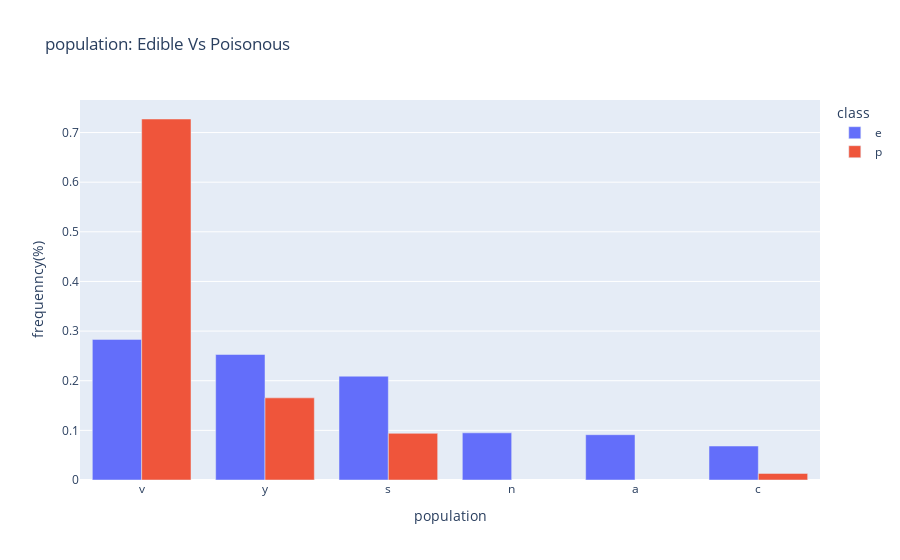

The code cell stored with this chart in its notebook:
### Code cell
fig = px.bar(data_frame= df_population , x= 'population', y= 'frequency',color= 'class', barmode= 'group', title='population: Edible Vs Poisonous')
fig.update_layout(xaxis_title= 'population' , yaxis_title= 'frequenncy(%)')

### Figure 1 — Plotly figure (JSON) as saved in the notebook; plotly's stock layout.template omitted (floating-point values rounded to 4 significant figures)
{"data": [{"alignmentgroup": "True", "hovertemplate": "class=e<br>population=%{x}<br>frequency=%{y}<extra></extra>", "legendgroup": "e", "marker": {"color": "#636efa", "pattern": {"shape": ""}}, "name": "e", "offsetgroup": "e", "orientation": "v", "showlegend": true, "textposition": "auto", "type": "bar", "x": ["v", "y", "s", "n", "a", "c"], "xaxis": "x", "y": [0.2833, 0.2529, 0.2091, 0.09506, 0.09125, 0.06844], "yaxis": "y"}, {"alignmentgroup": "True", "hovertemplate": "class=p<br>population=%{x}<br>frequency=%{y}<extra></extra>", "legendgroup": "p", "marker": {"color": "#EF553B", "pattern": {"shape": ""}}, "name": "p", "offsetgroup": "p", "orientation": "v", "showlegend": true, "textposition": "auto", "type": "bar", "x": ["v", "y", "s", "c"], "xaxis": "x", "y": [0.7273, 0.1655, 0.09397, 0.01328], "yaxis": "y"}], "layout": {"barmode": "group", "legend": {"title": {"text": "class"}, "tracegroupgap": 0}, "title": {"text": "population: Edible Vs Poisonous"}, "xaxis": {"anchor": "y", "domain": [0, 1], "title": {"text": "population"}}, "yaxis": {"anchor": "x", "domain": [0, 1], "title": {"text": "frequenncy(%)"}}}}
